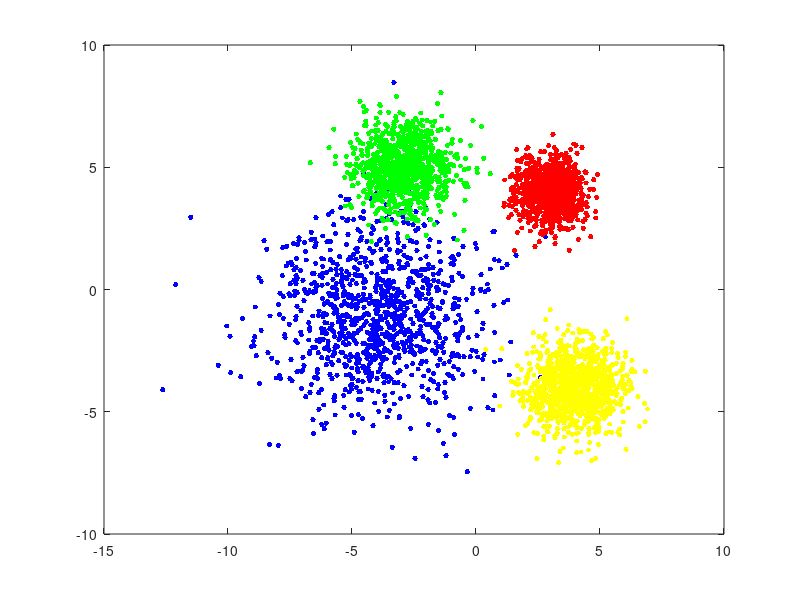

MATLAB code to generate this figure: (Note: this script raises an error after producing the figure.)
% Generate a 2D uncorrelated dataset
% Implement KMeans from first principles 
%
clc;
close all;
clear;
% 1. Generate dataset
%%%%%%%%%%%%%%%%%%%%%%%%%%%%%%%%%%%%%%%%
Mean1 = [-4; -1];
Std1 = std(Mean1);
Mean2 = [3; 4];
Std2 = std(Mean2);
Mean3 = [4; -4];
Std3 = 1;
Mean4 = [-3; 5];
Std4 = 1;
samples = 1000; 
data1 = Std1 * randn(2, samples) + repmat(Mean1, 1, samples);
data2 = Std2 * randn(2, samples) + repmat(Mean2, 1, samples);
data3 = Std3 * randn(2, samples) + repmat(Mean3, 1, samples);
data4 = Std4 * randn(2, samples) + repmat(Mean4, 1, samples);
figure;
plot(data1(1, :), data1(2,:),'b.', 'MarkerSize',12);
hold on;
plot(data2(1,:), data2(2,:), 'r.', 'MarkerSize',12);
plot(data3(1,:), data3(2,:), 'y.', 'MarkerSize',12);
plot(data4(1,:), data4(2,:), 'g.', 'MarkerSize',12);
legend('Dataset 1', 'Dataset 2', 'Dataset 3', 'Dataset 4', 'location', 'NW'); 
title('Original Dataset');
hold off;
xlabel('x-value');
ylabel('y-value');
xlim([-10 10]);
ylim([-8 12]);
grid on;

% 2.Concatenate the training datasets and plot
%%%%%%%%%%%%%%%%%%%%%%%%%%%%%%%%%%%%%%%%%%%%%%%%%%%%%%%%%%%%%%%%%%%
trainData = [data1 data2 data3 data4];
figure;
plot(trainData(1, :), trainData(2,:),'b.', 'MarkerSize',12);
legend('Dataset','location', 'NW'); %'best');
title('Merged Dataset');
xlabel('x-value');
ylabel('y-value');
xlim([-10 10]);
ylim([-8 12]);
grid on;

% 3. Implement KMeans from first principles
%%%%%%%%%%%%%%%%%%%%%%%%%%%%%%%%%%%%%%%%%%%%%%%
X = trainData';
K = 4;
max_iterations = 10; %5;
max_k = 10;
% randomly assign the K data points as the initial "centroids" of the K clusters
elbow_found = false;
k_sumD = zeros(max_k,1);
k_mse = zeros(max_k,1);
final_centroids = zeros(max_k,2);
final_indices = zeros(max_k,1);
all_indices = zeros(max_k, 4000);
elbow = 0;
for k = 1:max_k % iterate through multiple K values 
    centroids = initCentroids(X,k);
    sumD = zeros(k,1);
    for i = 1:max_iterations
        indices = getClosestCentroids(X, centroids); % reassign the indices to the relevant clusters
        [centroids, distances] = computCentroidsandDistances(X, indices, k); % recalculate centroids, and distances among all clusters
        sumD(i) = distances; 
        k_mse(i) = mean_squared_error(distances);
        all_indices(k, :) = indices;

    end
    
    k_sumD(k) = k_mse(max_iterations); % Get final MSE for finished K value
    if k > 1 && k_sumD(k - 1) - 1000000 < k_sumD(k) && elbow_found == false
        elbow = k - 1;
        fprintf('Elbow found at k = %d\n', elbow)
        elbow_found = true;
        final_centroids = centroids();
        final_indices = all_indices(elbow, :);


    end
end
%idx = kmeans (X, K); %this is to use kmeans function to calculate the
%indices for each cluster
   figure;
   plot(sumD, 'bo-', 'linewidth',2);
   title('Overall distances vs. number of iterations');
    xlabel('Iterations');
    ylabel('Overall distances');
    grid on;
%%%%%%%%%%%%%%%%%%%%%%%%%%%%%%%%%%%%%%%%%%%%%%%%%%%%%%%%%%%%%%%%%%%%%%%%%%%
% Plotting each k_sumD
figure;
plot(k_sumD, 'bo-', 'LineWidth',2);
title('Elbow Method for Optimal K');
    xlabel('K value')
    ylabel('MSE');
    grid on;

% 4. Run your KMeans function on the data and plot results
%%%%%%%%%%%%%%%%%%%%%%%%%%%%%%%%%%%%%%%%%%%%%%%%%%%%%%%%%%%%%%%%%%%%%%%%%%%
message = sprintf('KMeans Clustering (MaxIterations = %d)', max_iterations);
figure;
fprintf("Elbow = %d\n", elbow);
for i = 1:elbow
    plot(trainData(1, final_indices == i), trainData(2, final_indices == i),'.', 'Color', [rand,rand,rand], 'MarkerSize',12);
    hold on;
    plot(final_centroids(i,1),final_centroids(i,2),'kx', 'MarkerSize',15,'LineWidth',3); 
end
hold off;

xlabel('x-value');
ylabel('y-value');
xlim([-10 10]);
ylim([-8 12]);
grid on;